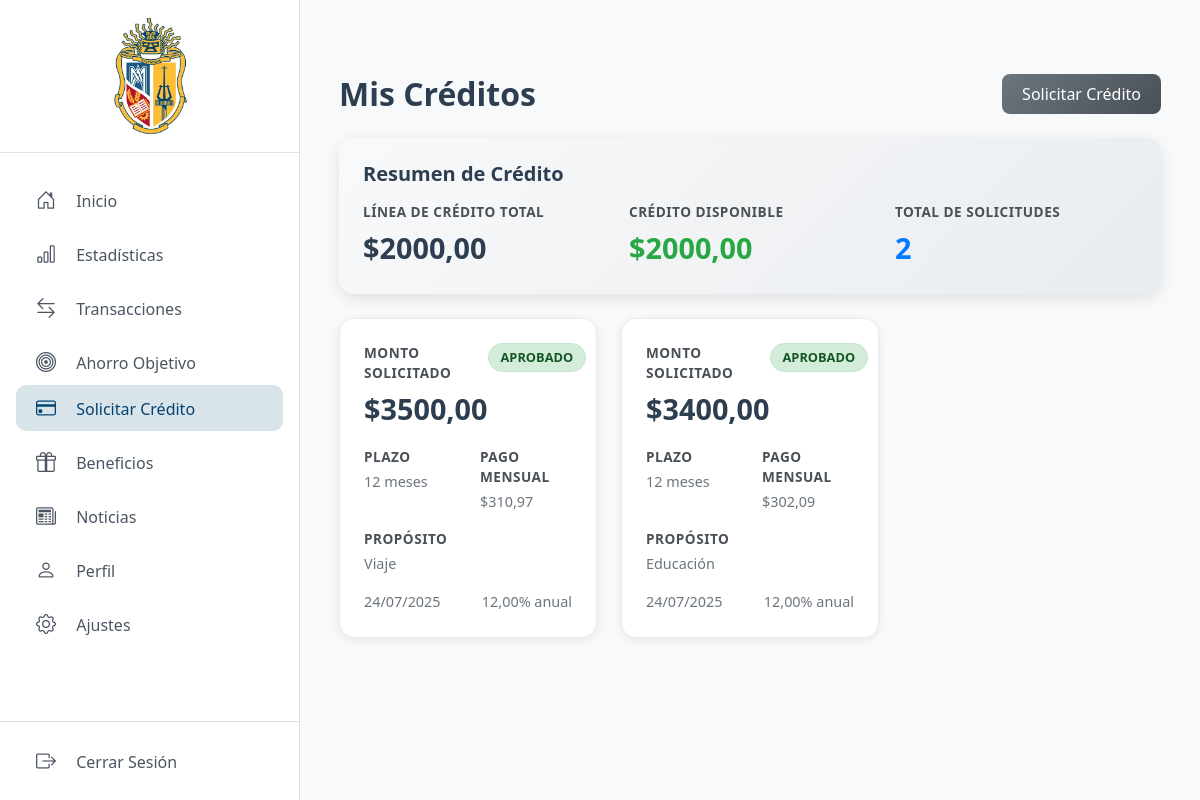
Page /credits/list/ (signed in) on the earlier database version.
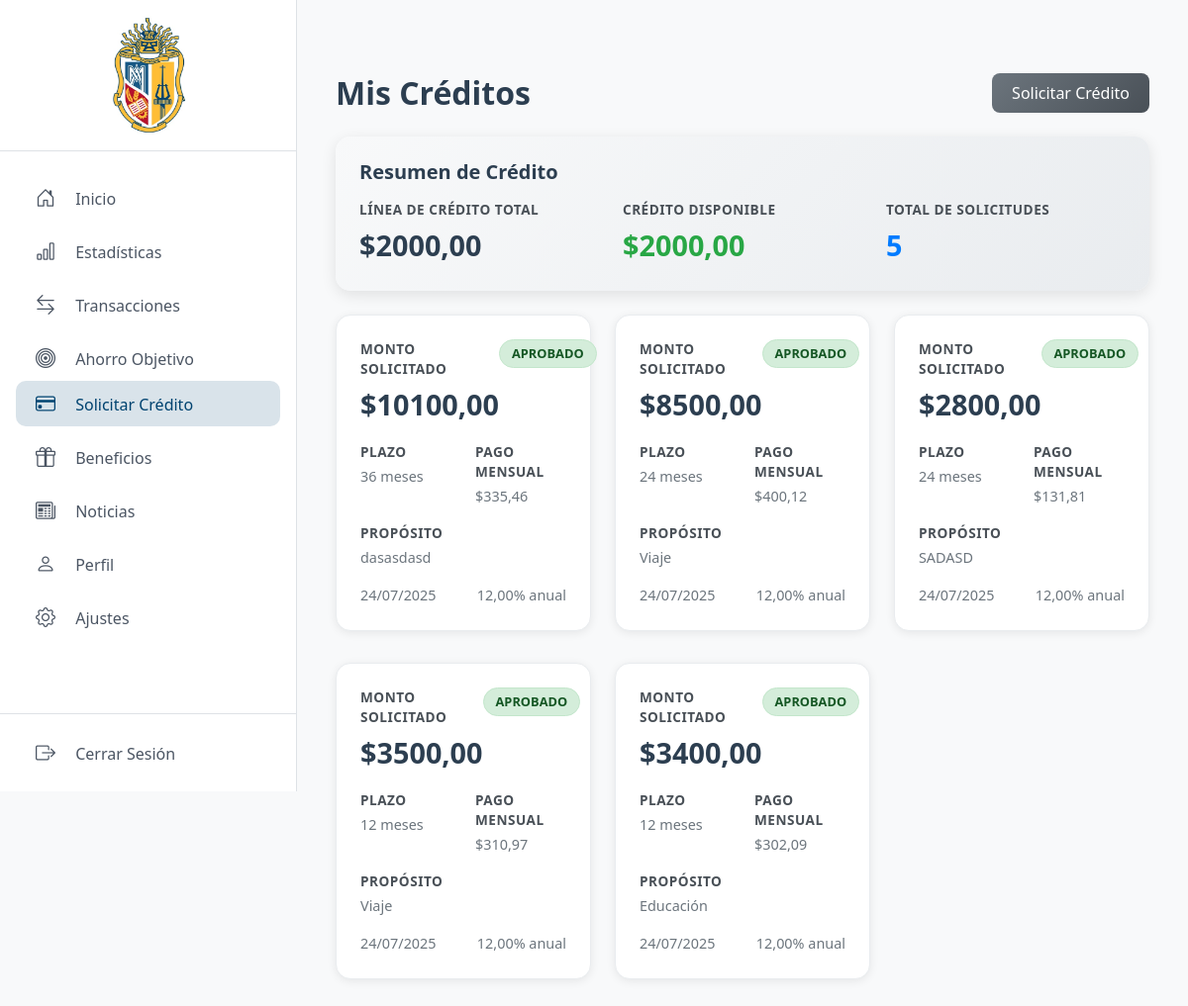
Same page on the later database version.
### credits/models.py (models this page shows, shortened)
class Credit(models.Model):
    STATUS_CHOICES = (
        ('pending', 'Pendiente'),
        ('approved', 'Aprobado'),
        ('rejected', 'Rechazado'),
        ('paid', 'Pagado'),
        ('defaulted', 'Incumplido'),
    )
    TERM_CHOICES = (
        (12, '12 meses'),
        (24, '24 meses'),
        (36, '36 meses'),
        (48, '48 meses'),
    )
    wallet = models.ForeignKey(Wallet, on_delete=models.CASCADE, related_name='credits')
    amount = models.DecimalField(max_digits=10, decimal_places=2)
    interest_rate = models.DecimalField(max_digits=5, decimal_places=2)
    term = models.IntegerField(choices=TERM_CHOICES)  # Plazo en meses
    purpose = models.CharField(max_length=255, blank=True, null=True)
    estimated_monthly_payment = models.DecimalField(max_digits=10, decimal_places=2)
    status = models.CharField(max_length=20, choices=STATUS_CHOICES, default='pending')
    created_at = models.DateTimeField(auto_now_add=True)
    updated_at = models.DateTimeField(auto_now=True)

### credits/views.py (the view)
# urls.py: path('list/', views.credit_list, name='credit_list'),
@login_required
def credit_list(request):
    wallet = get_object_or_404(Wallet, user=request.user)
    credits = Credit.objects.filter(wallet=wallet).order_by('-created_at')
    context = {
        'credits': credits,
        'wallet': wallet
    }
    return render(request, 'credits/credit_list.html', context)

### credits/templates/credits/credit_list.html (shortened to what this page needs)
{% extends 'base.html' %}
{% block content %}
<div class="container-fluid px-4 py-4">
    <div class="row">
        <div class="col-12">
            <div class="d-flex justify-content-between align-items-center mb-4">
                <h2 class="mb-0" style="color: #2c3e50; font-weight: 600;">Mis Créditos</h2>
                <a href="{% url 'credit_request' %}" class="back-btn">
                    Solicitar Crédito
                </a>
            </div>
            <div class="summary-card card mb-4">
                <div class="card-body p-4">
                    <h5 class="card-title mb-3" style="color: #2c3e50; font-weight: 600;">Resumen de Crédito</h5>
                    <div class="row">
                        <div class="col-md-4">
                            <div class="credit-label mb-1">Línea de Crédito Total</div>
                            <div class="credit-amount">${{ wallet.total_credit_line }}</div>
                        </div>
                        <div class="col-md-4">
                            <div class="credit-label mb-1">Crédito Disponible</div>
                            <div class="credit-amount" style="color: #28a745;">${{ wallet.available_credit }}</div>
                        </div>
                        <div class="col-md-4">
                            <div class="credit-label mb-1">Total de Solicitudes</div>
                            <div class="credit-amount" style="color: #007bff;">{{ credits.count }}</div>
                        </div>
                    </div>
                </div>
            </div>
            {% if credits %}
                <div class="row">
                    {% for credit in credits %}
                        <div class="col-lg-6 col-xl-4 mb-3">
                            <div class="credit-card" onclick="window.location.href='{% url 'credit_detail' credit.id %}'">
                                <div class="d-flex justify-content-between align-items-start mb-3">
                                    <div>
                                        <div class="credit-label mb-1">Monto Solicitado</div>
                                        <div class="credit-amount">${{ credit.amount }}</div>
                                    </div>
                                    <span class="credit-status status-{{ credit.status }}">
                                        {{ credit.get_status_display }}
                                    </span>
                                </div>
                                <div class="row mb-3">
                                    <div class="col-6">
                                        <div class="credit-label mb-1">Plazo</div>
                                        <div class="credit-info">{{ credit.term }} meses</div>
                                    </div>
                                    <div class="col-6">
                                        <div class="credit-label mb-1">Pago Mensual</div>
                                        <div class="credit-info">${{ credit.estimated_monthly_payment }}</div>
                                    </div>
                                </div>
                                <div class="mb-3">
                                    <div class="credit-label mb-1">Propósito</div>
                                    <div class="credit-info">{{ credit.purpose|truncatechars:30 }}</div>
                                </div>
                                <div class="d-flex justify-content-between align-items-center">
                                    <div class="credit-info">
                                        {{ credit.created_at|date:"d/m/Y" }}
                                    </div>
                                    <div class="credit-info">
                                        {{ credit.interest_rate }}% anual
                                    </div>
                                </div>
                            </div>
                        </div>
                    {% endfor %}
                </div>
            {% endif %}
        </div>
    </div>
</div>
{% endblock %}

Differences in the rows shown:
added Credit: amount "10100,00", status "APROBADO", term "36", estimated_monthly_payment "335,46", purpose "dasasdasd", created_at "24/07/2025", interest_rate "12,00"
added Credit: amount "8500,00", status "APROBADO", term "24", estimated_monthly_payment "400,12", purpose "Viaje", created_at "24/07/2025", interest_rate "12,00"
added Credit: amount "2800,00", status "APROBADO", term "24", estimated_monthly_payment "131,81", purpose "SADASD", created_at "24/07/2025", interest_rate "12,00"
Other differences:
{{ credits.count }}: "2" → "5"
